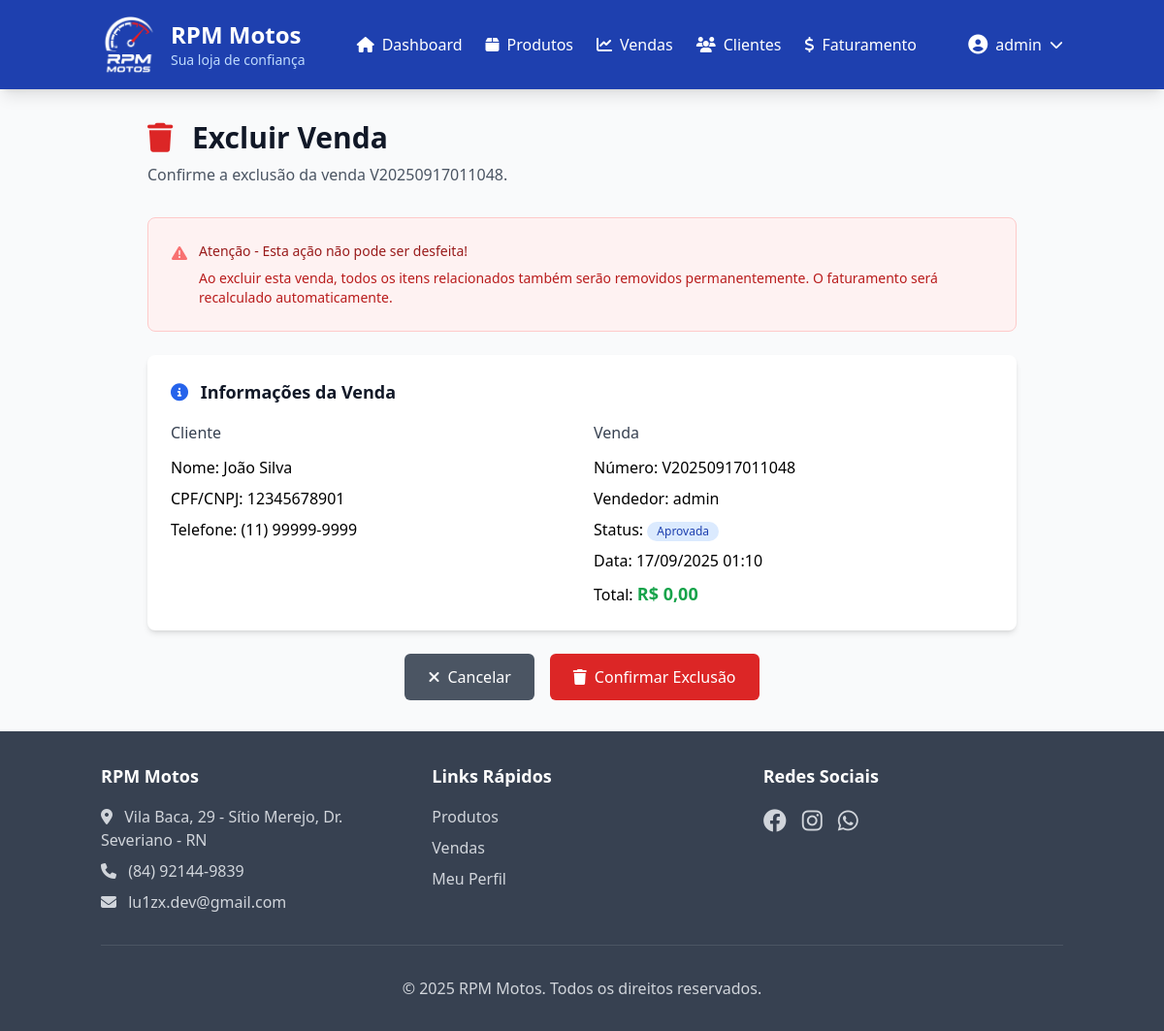
The page /vendas/7/deletar/ (signed in) on the database its author committed.
### usuarios/models.py (models this page shows, shortened)
class Usuario(AbstractUser):
    TIPO_CHOICES = [
        ('proprietario', 'Proprietário'),
        ('vendedor', 'Vendedor'),
        ('gerente', 'Gerente'),
    ]
    tipo_usuario = models.CharField(
        max_length=20,
        choices=TIPO_CHOICES,
        default='vendedor',
        verbose_name=_('Tipo de Usuário')
    )
    telefone = models.CharField(max_length=15, blank=True, verbose_name=_('Telefone'))
    endereco = models.TextField(blank=True, verbose_name=_('Endereço'))
    data_nascimento = models.DateField(null=True, blank=True, verbose_name=_('Data de Nascimento'))
    cpf = models.CharField(max_length=14, unique=True, blank=True, null=True, verbose_name=_('CPF'))
    class Meta:
        verbose_name = _('Usuário')
        verbose_name_plural = _('Usuários')
    @property
    def is_proprietario(self):
        return self.tipo_usuario == 'proprietario'

### vendas/models.py (models this page shows, shortened)
class Venda(models.Model):
    STATUS_CHOICES = [
        ('pendente', 'Pendente'),
        ('aprovada', 'Aprovada'),
        ('cancelada', 'Cancelada'),
        ('concluida', 'Concluída'),
    ]
    FORMA_PAGAMENTO_CHOICES = [
        ('dinheiro', 'Dinheiro'),
        ('cartao_credito', 'Cartão de Crédito'),
        ('cartao_debito', 'Cartão de Débito'),
        ('pix', 'PIX'),
        ('transferencia', 'Transferência'),
        ('boleto', 'Boleto'),
    ]
    numero_venda = models.CharField(
        max_length=20,
        unique=True,
        verbose_name=_('Número da Venda')
    )
    cliente = models.ForeignKey(
        Cliente,
        on_delete=models.CASCADE,
        verbose_name=_('Cliente')
    )
    vendedor = models.ForeignKey(
        Usuario,
        on_delete=models.CASCADE,
        verbose_name=_('Vendedor')
    )
    data_venda = models.DateTimeField(auto_now_add=True, verbose_name=_('Data da Venda'))
    status = models.CharField(
        max_length=20,
        choices=STATUS_CHOICES,
        default='pendente',
        verbose_name=_('Status')
    )
    forma_pagamento = models.CharField(
        max_length=20,
        choices=FORMA_PAGAMENTO_CHOICES,
        verbose_name=_('Forma de Pagamento')
    )
    subtotal = models.DecimalField(
        max_digits=10,
        decimal_places=2,
        default=0,
        verbose_name=_('Subtotal')
    )
    desconto = models.DecimalField(
        max_digits=10,
        decimal_places=2,
        default=0,
        verbose_name=_('Desconto')
    )
    total = models.DecimalField(
        max_digits=10,
        decimal_places=2,
        default=0,
        verbose_name=_('Total')
    )
    observacoes = models.TextField(blank=True, verbose_name=_('Observações'))
    class Meta:
        verbose_name = _('Venda')
        verbose_name_plural = _('Vendas')
        ordering = ['-data_venda']

class Cliente(models.Model):
    TIPO_CHOICES = [
        ('pessoa_fisica', 'Pessoa Física'),
        ('pessoa_juridica', 'Pessoa Jurídica'),
    ]
    nome = models.CharField(max_length=200, verbose_name=_('Nome'))
    tipo = models.CharField(
        max_length=20,
        choices=TIPO_CHOICES,
        default='pessoa_fisica',
        verbose_name=_('Tipo')
    )
    cpf_cnpj = models.CharField(max_length=18, unique=True, verbose_name=_('CPF/CNPJ'))
    email = models.EmailField(blank=True, verbose_name=_('E-mail'))
    telefone = models.CharField(max_length=15, verbose_name=_('Telefone'))
    endereco = models.TextField(verbose_name=_('Endereço'))
    cidade = models.CharField(max_length=100, verbose_name=_('Cidade'))
    estado = models.CharField(max_length=2, verbose_name=_('Estado'))
    cep = models.CharField(max_length=9, verbose_name=_('CEP'))
    data_cadastro = models.DateTimeField(auto_now_add=True, verbose_name=_('Data de Cadastro'))
    ativo = models.BooleanField(default=True, verbose_name=_('Ativo'))
    class Meta:
        verbose_name = _('Cliente')
        verbose_name_plural = _('Clientes')
        ordering = ['nome']

### vendas/views.py (the view)
# urls.py: path('<int:pk>/deletar/', views.deletar_venda, name='deletar'),
@login_required
def deletar_venda(request, pk):
    venda = get_object_or_404(Venda, pk=pk)
    if request.method == 'POST':
        numero_venda = venda.numero_venda
        cliente_nome = venda.cliente.nome
        venda.delete()
        messages.success(request, f'Venda {numero_venda} do cliente {cliente_nome} foi excluída com sucesso!')
        return redirect('vendas:lista')
    context = {
        'venda': venda,
        'titulo': f'Excluir Venda {venda.numero_venda} - RPM Motos'
    }
    return render(request, 'vendas/confirmar_exclusao.html', context)

### templates/vendas/confirmar_exclusao.html (shortened to what this page needs)
{% extends 'base.html' %}
{% block content %}
<div class="max-w-4xl mx-auto">
    <div class="mb-8">
        <h1 class="text-3xl font-bold text-gray-900 mb-2">
            <i class="fas fa-trash text-red-600 mr-3"></i>
            Excluir Venda
        </h1>
        <p class="text-gray-600">
            Confirme a exclusão da venda {{ venda.numero_venda }}.
        </p>
    </div>
    <div class="bg-red-50 border border-red-200 rounded-lg p-6 mb-6">
        <div class="flex">
            <div class="flex-shrink-0">
                <i class="fas fa-exclamation-triangle text-red-400"></i>
            </div>
            <div class="ml-3">
                <h3 class="text-sm font-medium text-red-800">
                    Atenção - Esta ação não pode ser desfeita!
                </h3>
                <div class="mt-2 text-sm text-red-700">
                    <p>
                        Ao excluir esta venda, todos os itens relacionados também serão removidos permanentemente.
                        O faturamento será recalculado automaticamente.
                    </p>
                </div>
            </div>
        </div>
    </div>
    <div class="bg-white rounded-lg shadow-md p-6 mb-6">
        <h3 class="text-lg font-semibold text-gray-900 mb-4">
            <i class="fas fa-info-circle text-blue-600 mr-2"></i>
            Informações da Venda
        </h3>
        <div class="grid grid-cols-1 md:grid-cols-2 gap-6">
            <div>
                <h4 class="font-medium text-gray-700 mb-3">Cliente</h4>
                <div class="space-y-2">
                    <p><span class="font-medium">Nome:</span> {{ venda.cliente.nome }}</p>
                    <p><span class="font-medium">CPF/CNPJ:</span> {{ venda.cliente.cpf_cnpj }}</p>
                    <p><span class="font-medium">Telefone:</span> {{ venda.cliente.telefone }}</p>
                </div>
            </div>
            <div>
                <h4 class="font-medium text-gray-700 mb-3">Venda</h4>
                <div class="space-y-2">
                    <p><span class="font-medium">Número:</span> {{ venda.numero_venda }}</p>
                    <p><span class="font-medium">Vendedor:</span> {{ venda.vendedor.get_full_name|default:venda.vendedor.username }}</p>
                    <p><span class="font-medium">Status:</span>
                        <span class="inline-flex items-center px-2.5 py-0.5 rounded-full text-xs font-medium
                            {% if venda.status == 'concluida' %}bg-green-100 text-green-800
                            {% elif venda.status == 'aprovada' %}bg-blue-100 text-blue-800
                            {% elif venda.status == 'pendente' %}bg-yellow-100 text-yellow-800
                            {% else %}bg-red-100 text-red-800{% endif %}">
                            {{ venda.get_status_display }}
                        </span>
                    </p>
                    <p><span class="font-medium">Data:</span> {{ venda.data_venda|date:"d/m/Y H:i" }}</p>
                    <p><span class="font-medium">Total:</span> <span class="text-lg font-bold text-green-600">R$ {{ venda.total|floatformat:2 }}</span></p>
                </div>
            </div>
        </div>
    </div>
    <div class="flex justify-center space-x-4">
        <a href="{% url 'vendas:detalhe' venda.pk %}" class="px-6 py-3 bg-gray-600 text-white rounded-md hover:bg-gray-700 transition-colors">
            <i class="fas fa-times mr-2"></i>Cancelar
        </a>
        <form method="post" class="inline">
            <button type="submit" class="px-6 py-3 bg-red-600 text-white rounded-md hover:bg-red-700 transition-colors">
                <i class="fas fa-trash mr-2"></i>Confirmar Exclusão
            </button>
        </form>
    </div>
</div>
{% endblock %}

### templates/base.html (shortened to what this page needs)
<!DOCTYPE html>
<html lang="pt-BR">
<head>
    {% load static %}
    <script src="https://cdn.tailwindcss.com"></script>
    <link rel="stylesheet" href="https://cdnjs.cloudflare.com/ajax/libs/font-awesome/6.4.0/css/all.min.css">
</head>
<body class="bg-gray-50 min-h-screen">
    <header class="bg-moto-blue text-white shadow-lg">
        <div class="container mx-auto px-4 py-4">
            <div class="flex items-center justify-between">
                <div class="flex items-center space-x-3">
                    <img src="{% static 'img/logo.jpg' %}" alt="RPM Motos" height="60" width="60" >
                    <div>
                        <h1 class="text-2xl font-bold">RPM Motos</h1>
                        <p class="text-sm text-blue-200">Sua loja de confiança</p>
                    </div>
                </div>
                <nav class="hidden md:flex items-center space-x-6">
                    <a href="{% url 'usuarios:dashboard' %}" class="hover:text-blue-200 transition-colors">
                        <i class="fas fa-home mr-2"></i>Dashboard
                    </a>
                    <a href="{% url 'produtos:lista' %}" class="hover:text-blue-200 transition-colors">
                        <i class="fas fa-box mr-2"></i>Produtos
                    </a>
                    <a href="{% url 'vendas:dashboard' %}" class="hover:text-blue-200 transition-colors">
                        <i class="fas fa-chart-line mr-2"></i>Vendas
                    </a>
                    <a href="{% url 'vendas:lista_clientes' %}" class="hover:text-blue-200 transition-colors">
                        <i class="fas fa-users mr-2"></i>Clientes
                    </a>
                    {% if user.is_proprietario %}
                    <a href="{% url 'vendas:faturamento' %}" class="hover:text-blue-200 transition-colors">
                        <i class="fas fa-dollar-sign mr-2"></i>Faturamento
                    </a>
                    {% endif %}
                </nav>
                <div class="flex items-center space-x-4">
                    {% if user.is_authenticated %}
                        <div class="relative group" x-data="{ open: false }">
                            <button @click="open = !open" class="flex items-center space-x-2 hover:text-blue-200 transition-colors">
                                <i class="fas fa-user-circle text-xl"></i>
                                <span>{{ user.get_full_name|default:user.username }}</span>
                                <i class="fas fa-chevron-down text-sm"></i>
                            </button>
                        </div>
                    {% endif %}
                </div>
            </div>
        </div>
    </header>
    <main class="container mx-auto px-4 py-8">
        {% block content %}{% endblock %}
    </main>
    <footer class="bg-moto-gray text-white mt-auto">
        <div class="container mx-auto px-4 py-8">
            <div class="grid grid-cols-1 md:grid-cols-3 gap-8">
                <div>
                    <h3 class="text-lg font-semibold mb-4">RPM Motos</h3>
                    <p class="text-gray-300 mb-2">
                        <i class="fas fa-map-marker-alt mr-2"></i>
                        Vila Baca, 29 - Sítio Merejo, Dr. Severiano - RN
                    </p>
                    <p class="text-gray-300 mb-2">
                        <i class="fas fa-phone mr-2"></i>
                        (84) 92144-9839
                    </p>
                    <p class="text-gray-300">
                        <i class="fas fa-envelope mr-2"></i>
                        lu1zx.dev@gmail.com
                    </p>
                </div>
                <div>
                    <h3 class="text-lg font-semibold mb-4">Links Rápidos</h3>
                    <ul class="space-y-2">
                        <li><a href="{% url 'produtos:lista' %}" class="text-gray-300 hover:text-white transition-colors">Produtos</a></li>
                        <li><a href="{% url 'vendas:dashboard' %}" class="text-gray-300 hover:text-white transition-colors">Vendas</a></li>
                        <li><a href="{% url 'usuarios:perfil' %}" class="text-gray-300 hover:text-white transition-colors">Meu Perfil</a></li>
                    </ul>
                </div>
                <div>
                    <h3 class="text-lg font-semibold mb-4">Redes Sociais</h3>
                    <div class="flex space-x-4">
                        <a target="_blank" href="https://www.facebook.com/" class="text-gray-300 hover:text-white transition-colors">
                            <i class="fab fa-facebook text-2xl"></i>
                        </a>
                        <a target="_blank" href="https://www.instagram.com/lu1z_nt" class="text-gray-300 hover:text-white transition-colors">
                            <i class="fab fa-instagram text-2xl"></i>
                        </a>
                        <a target="_blank" href="https://wa.me/5584921449839?text=Olá, me interessei pelas motos" class="text-gray-300 hover:text-white transition-colors">
                            <i class="fab fa-whatsapp text-2xl"></i>
                        </a>
                    </div>
                </div>
            </div>
            <div class="border-t border-gray-600 mt-8 pt-8 text-center">
                <p class="text-gray-300">
                    &copy; 2025 RPM Motos. Todos os direitos reservados.
                </p>
            </div>
        </div>
    </footer>
</body>
</html>

### rows shown on the page
Usuario: get_full_name "admin"
Venda: numero_venda "V20250917011048", cliente.nome "João Silva", cliente.cpf_cnpj "12345678901", cliente.telefone "(11) 99999-9999", vendedor.get_full_name "admin", status "Aprovada", data_venda "17/09/2025 01:10", total "0,00"
